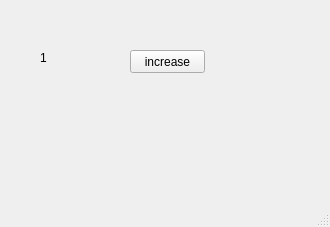
<?xml version="1.0" encoding="UTF-8"?>
<ui version="4.0">
 <class>MainWindow</class>
 <widget class="QMainWindow" name="MainWindow">
  <property name="geometry">
   <rect>
    <x>0</x>
    <y>0</y>
    <width>330</width>
    <height>227</height>
   </rect>
  </property>
  <property name="windowTitle">
   <string>MainWindow</string>
  </property>
  <widget class="QWidget" name="centralwidget">
   <widget class="QPushButton" name="pb">
    <property name="geometry">
     <rect>
      <x>130</x>
      <y>50</y>
      <width>75</width>
      <height>23</height>
     </rect>
    </property>
    <property name="text">
     <string>increase</string>
    </property>
   </widget>
   <widget class="QLabel" name="lbl">
    <property name="geometry">
     <rect>
      <x>40</x>
      <y>50</y>
      <width>81</width>
      <height>16</height>
     </rect>
    </property>
    <property name="text">
     <string>1</string>
    </property>
   </widget>
  </widget>
  <widget class="QMenuBar" name="menubar">
   <property name="geometry">
    <rect>
     <x>0</x>
     <y>0</y>
     <width>330</width>
     <height>21</height>
    </rect>
   </property>
  </widget>
  <widget class="QStatusBar" name="statusbar"/>
 </widget>
 <resources/>
 <connections/>
</ui>
